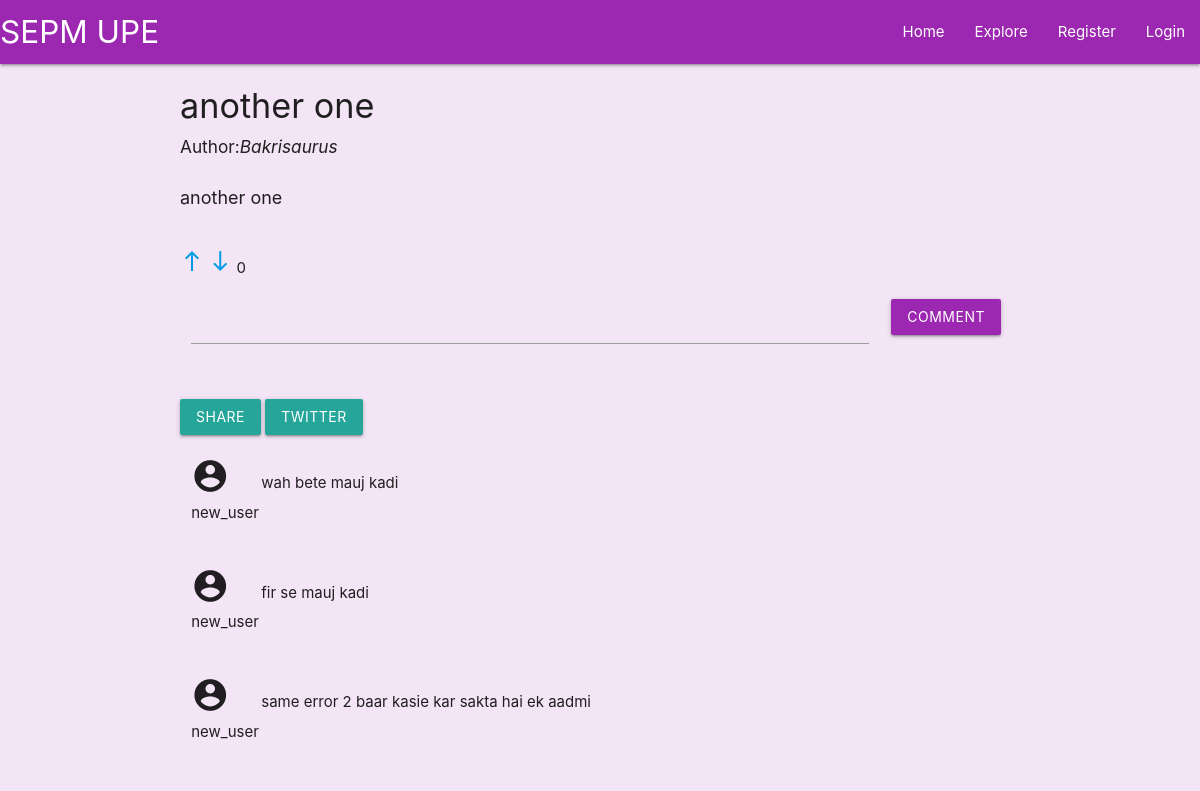
/post/6, run on the app's committed database.
### ownblog/models.py (models this page shows)
class Post(db.Model, UserMixin):
    id= db.Column(db.Integer , primary_key=True)
    title= db.Column(db.String , nullable=False)
    content = db.Column(db.Text , nullable=False)
    upvotes = db.Column(db.Integer , nullable=False , default=0)
    downvotes= db.Column(db.Integer , nullable=False , default=0)
    author_id = db.Column(db.Integer , db.ForeignKey('user.id'))

class User(db.Model , UserMixin):
    id=db.Column(db.Integer , primary_key=True)
    username= db.Column(db.String , nullable=False)
    password= db.Column(db.String , nullable= False)
    karma = db.Column(db.Integer , nullable= False , default=0)
    posts= db.relationship('Post' , backref='author')
    comment = db.relationship('Comment' , backref='comment_author')

class Comment(db.Model , UserMixin):
    id= db.Column(db.Integer , primary_key=True)
    upvotes = db.Column(db.Integer , nullable=False , default=0)
    downvotes= db.Column(db.Integer , nullable=False , default=0)
    content = db.Column(db.Text , nullable=False)
    author_id = db.Column(db.Integer , db.ForeignKey('user.id'))
    post_id = db.Column(db.Integer , db.ForeignKey('post.id'))

### ownblog/routes.py (the view, shortened to what this page needs)
@app.route("/post/<int:post_id>" , methods=["post","get"])
def see_post(post_id):
    post=Post.query.filter_by(id=post_id).first()
    comment_on_post = Comment.query.filter_by(post_id=post_id).all()
    form= CommentForm()
    if form.validate_on_submit():
        comment_add= Comment(content=form.post.data , author_id=current_user.id , post_id=post.id)
        db.session.add(comment_add)
        db.session.commit()
        return redirect(url_for('see_post',post_id=post.id))
    if request.method=="POST" and "delete" in request.form:
        post_id=request.form.get('delete')
        post= Post.query.filter_by(id=post_id).first()
        db.session.delete(post)
        db.session.commit()
        return redirect (url_for('home'))
    return render_template('see_post.html',post=post , comments=comment_on_post , form=form)

### ownblog/forms.py
class CommentForm(FlaskForm):
    post=TextAreaField('Post' , validators=[DataRequired()])
    submit= SubmitField('Comment')

### ownblog/templates/see_post.html (shortened to what this page needs)
{%extends 'layout.html'%}
{%block content%}
<div class="container ">
    <div>
        <h4>{{post.title}}</h4>
    </div>
    <div class="row">
        <div class="col-md-6"><h6>Author:<i>{{post.author.username}}</i></h6></div>
    </div>
    <div class="row">
        <div class="col-md-6">
        <p style="font-size: large;">{{post.content}}</p>
        </div>
    </div>
    <div>
        <div class="row" style="margin-top: 10px;">
            <span> <a href="{{url_for('upvote',post_id=post.id)}}"><i class="material-icons">north</i></a></span>
            <span><a href="{{url_for('downvote',post_id=post.id)}}"><i class="material-icons">south</i></a></span>
            <span class="row-margin"> {{post.upvotes-post.downvotes}}</span>
        </div>
    </div>
</div>
<div >
  <div class="container">
    <form method="POST" action="">
            <div>
                <div class ="row" style="height: auto;">
                    <div class="col s10">
                    {{form.post(class="input-field materialize-textarea")}}
                    </div>
                    <div class="col s2">
                        {{form.submit(class="btn purple")}}
                    </div>
                </div>
            </div>
    </form>
    <span class="row-margin">  <a class="waves-effect waves-light btn modal-trigger" href="#modal1">Share</a></span>
<span class="row-margin">  <a class="waves-effect waves-light btn modal-trigger" href="#modal2">Twitter</a></span>
</div>
    <div class="container">
        {%for comment in comments%}
        <br>
            <div class="row">
                <div class="col s1">
                    <i class="material-icons md-36" style="font-size: 38px;">account_circle</i>
                    <span>{{comment.comment_author.username}}</span>
                </div>
                <div class="col s11">
                    <p>{{comment.content}}</p>
                </div>
            </div>
        {%endfor%}
    </div>
</div>
{%endblock%}

### data on the page
Post: title "another one", content "another one", post.upvotes-post.downvotes "0"
User: author.username "Bakrisaurus"
Comment: comment_author.username "new_user", content "wah bete mauj kadi"
Comment: comment_author.username "new_user", content "fir se mauj kadi"
Comment: comment_author.username "new_user", content "same error 2 baar kasie kar sakta hai ek aadmi"
